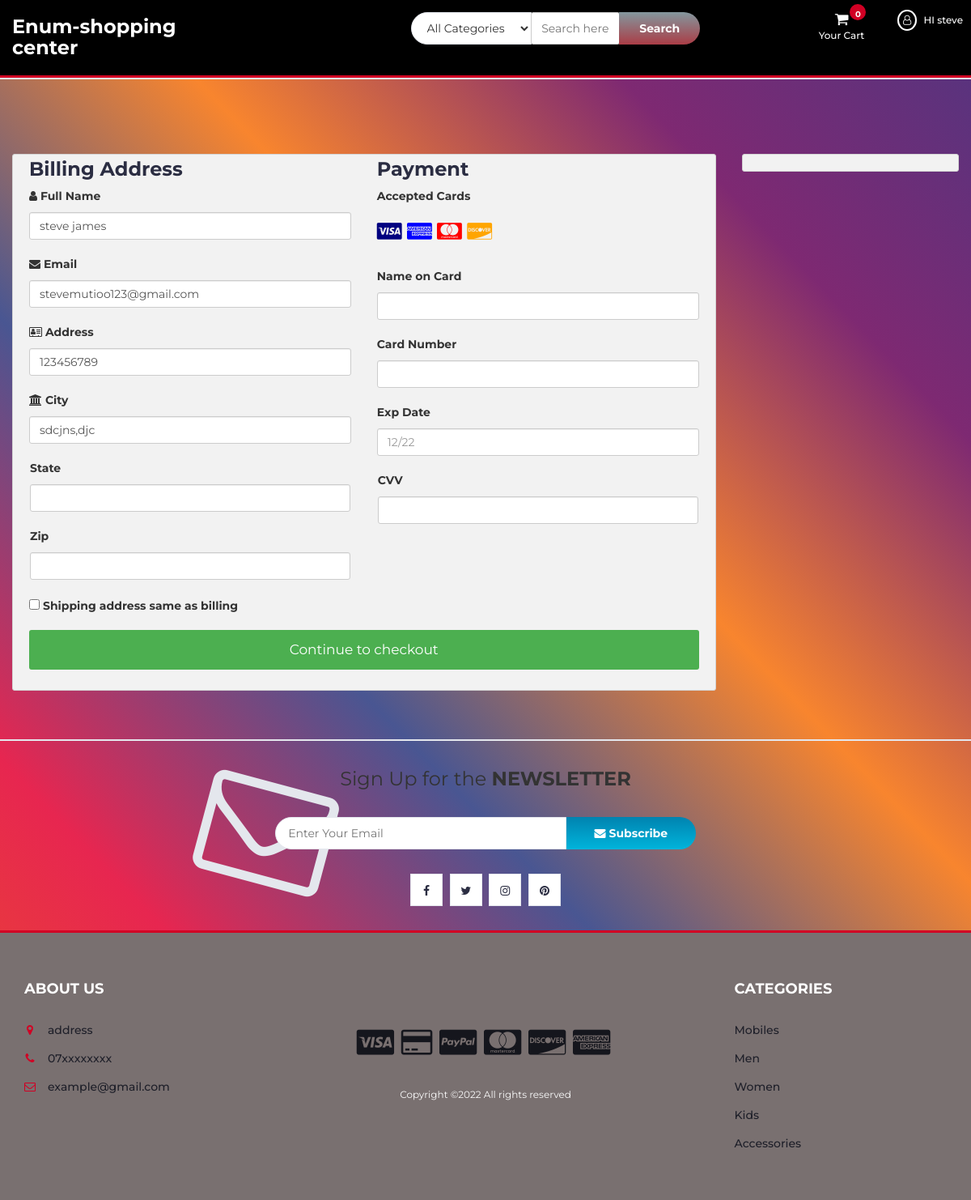
The page /checkout.php (signed in) on the database its author committed.
### tables this page shows
CREATE TABLE `user_info` (
  `user_id` int(10) NOT NULL,
  `first_name` varchar(100) NOT NULL,
  `last_name` varchar(100) NOT NULL,
  `email` varchar(300) NOT NULL,
  `password` varchar(300) NOT NULL,
  `mobile` varchar(10) NOT NULL,
  `address1` varchar(300) NOT NULL,
  `address2` varchar(11) NOT NULL
);

### checkout.php (the view, shortened to what this page needs)
<?php
include "db.php";
include "header.php";
?>
<section class="section">
	<div class="container-fluid">
		<div class="row-checkout">
		<?php
		if(isset($_SESSION["uid"])){
			$sql = "SELECT * FROM user_info WHERE user_id='$_SESSION[uid]'";
			$query = mysqli_query($con,$sql);
			$row=mysqli_fetch_array($query);
		echo'
			<div class="col-75">
				<div class="container-checkout">
				<form id="checkout_form" action="checkout_process.php" method="POST" class="was-validated">
					<div class="row-checkout">
					<div class="col-50">
						<h3>Billing Address</h3>
						<label for="fname"><i class="fa fa-user" ></i> Full Name</label>
						<input type="text" id="fname" class="form-control" name="firstname" pattern="^[a-zA-Z ]+$"  value="'.$row["first_name"].' '.$row["last_name"].'">
						<label for="email"><i class="fa fa-envelope"></i> Email</label>
						<input type="text" id="email" name="email" class="form-control" pattern="^[_a-z0-9-]+(\.[_a-z0-9-]+)*@[a-z0-9]+(\.[a-z]{2,4})$" value="'.$row["email"].'" required>
						<label for="adr"><i class="fa fa-address-card-o"></i> Address</label>
						<input type="text" id="adr" name="address" class="form-control" value="'.$row["address1"].'" required>
						<label for="city"><i class="fa fa-institution"></i> City</label>
						<input type="text" id="city" name="city" class="form-control" value="'.$row["address2"].'" pattern="^[a-zA-Z ]+$" required>
						<div class="row">
						<div class="col-50">
							<label for="state">State</label>
							<input type="text" id="state" name="state" class="form-control" pattern="^[a-zA-Z ]+$" required>
						</div>
						<div class="col-50">
							<label for="zip">Zip</label>
							<input type="text" id="zip" name="zip" class="form-control" pattern="^[0-9]{6}(?:-[0-9]{4})?$" required>
						</div>
						</div>
					</div>
					<div class="col-50">
						<h3>Payment</h3>
						<label for="fname">Accepted Cards</label>
						<div class="icon-container">
						<i class="fa fa-cc-visa" style="color:navy;"></i>
						<i class="fa fa-cc-amex" style="color:blue;"></i>
						<i class="fa fa-cc-mastercard" style="color:red;"></i>
						<i class="fa fa-cc-discover" style="color:orange;"></i>
						</div>
						<label for="cname">Name on Card</label>
						<input type="text" id="cname" name="cardname" class="form-control" pattern="^[a-zA-Z ]+$" required>
						<div class="form-group" id="card-number-field">
                        <label for="cardNumber">Card Number</label>
                        <input type="text" class="form-control" id="cardNumber" name="cardNumber" required>
                    </div>
						<label for="expdate">Exp Date</label>
						<input type="text" id="expdate" name="expdate" class="form-control" pattern="^((0[1-9])|(1[0-2]))\/(\d{2})$" placeholder="12/22"required>
						<div class="row">
						<div class="col-50">
							<div class="form-group CVV">
								<label for="cvv">CVV</label>
								<input type="text" class="form-control" name="cvv" id="cvv" required>
						</div>
						</div>
					</div>
					</div>
					</div>
					<label><input type="CHECKBOX" name="q" class="roomselect" value="conform" required> Shipping address same as billing
					</label>';
					$total=0;
					$total_count=$_POST['total_count'];
				echo'
				<input type="hidden" name="total_count" value="'.$total_count.'">
					<input type="hidden" name="total_price" value="'.$total.'">
					<input type="submit" id="submit" value="Continue to checkout" class="checkout-btn">
				</form>
				</div>
			</div>
			';
		}else{
			echo"<script>window.location.href = 'cart.php'</script>";
		}
		?>
			<div class="col-25">
				<div class="container-checkout">
				</div>
			</div>
		</div>
	</div>
</section>
		<div id="newsletter" class="section">
			<div class="container">
				<div class="row">
					<div class="col-md-12">
						<div class="newsletter">
							<p>Sign Up for the <strong>NEWSLETTER</strong></p>
							<form >
								<input class="input" type="email" placeholder="Enter Your Email">
								<button class="newsletter-btn"><i class="fa fa-envelope"></i> Subscribe</button>
							</form>
							<ul class="newsletter-follow">
								<li>
									<a href="#"><i class="fa fa-facebook"></i></a>
								</li>
								<li>
									<a href="#"><i class="fa fa-twitter"></i></a>
								</li>
								<li>
									<a href="#"><i class="fa fa-instagram"></i></a>
								</li>
								<li>
									<a href="#"><i class="fa fa-pinterest"></i></a>
								</li>
							</ul>
						</div>
					</div>
				</div>
			</div>
		</div>
<?php
include "footer.php";
?>

### header.php (shortened to what this page needs)
<!DOCTYPE html>
<html lang="en">
	<head>
		<link type="text/css" rel="stylesheet" href="css/bootstrap.min.css"/>
		<link type="text/css" rel="stylesheet" href="css/slick.css"/>
		<link type="text/css" rel="stylesheet" href="css/slick-theme.css"/>
		<link type="text/css" rel="stylesheet" href="css/nouislider.min.css"/>
		<link rel="stylesheet" href="css/font-awesome.min.css">
		<link type="text/css" rel="stylesheet" href="css/style.css"/>
		<link type="text/css" rel="stylesheet" href="css/accountbtn.css"/>
    </head>
	<body>
		<div style="position:fixed;width:100%;z-index:999;">
		<header >
			<div id="top-header" style="background:black;">
				<div class="container" style="display:flex; width:100%;" >
			<h3  id="logo_log" style="color:white; font-weight:700;width:27%;margin-top:10px;">Enum-shopping center</h3>
			<div class="col-md-3 clearfix">
						</div>
				<div class="col-md-6">
							<div class="header-search">
								<form>
									<select class="input-select">
										<option value="0">All Categories</option>
									</select>
									<input class="input" id="search" type="text" placeholder="Search here">
									<button type="submit" id="search_btn" class="search-btn">Search</button>
								</form>
							</div>
						</div>
						<div class="col-md-3 clearfix">
							<div class="header-ctn">
								<div class="dropdown">
									<a class="dropdown-toggle" data-toggle="dropdown" aria-expanded="true">
										<i class="fa fa-shopping-cart"></i>
										<span>Your Cart</span>
										<div class="badge qty">0</div>
									</a>
									</div>
							</div>
						</div>
					<ul class="header-links pull-right" style="position:absolute;right:10px;top:12px;">
						<li><?php
                             include "db.php";
                            if(isset($_SESSION["uid"]) && $_SESSION['type']=='user'){
                                $sql = "SELECT first_name FROM user_info WHERE user_id='$_SESSION[uid]'";
                                $query = mysqli_query($con,$sql);
                                $row=mysqli_fetch_array($query);
                                echo '
                               <div class="dropdownn">
                                  <a href="#" class="dropdownn" data-toggle="modal" data-target="#myModal" ><i class="fa fa-user-o" style="color:white;border:2px solid white;padding:5px;border-radius:50%;"></i> HI '.$row["first_name"].'</a>
                                  <div class="dropdownn-content">
                                    <a href="" data-toggle="modal" data-target="#profile"><i class="fa fa-user-circle" aria-hidden="true" ></i>My Profile</a>
                                    <a href="logout.php"  ><i class="fa fa-sign-in" aria-hidden="true"></i>Log out</a>
                                  </div>
                                </div>';
                            }
                                             ?>
                                </li>
					</ul>
				</div>
			</div>
		</header>
		<nav id='navigation' >
		</nav>
		</div>
		<br><br><br><br><br><br><br><br>

### css/style.css (style rules this page uses)
body { font-family: 'Montserrat', sans-serif; font-weight: 400; background-image: linear-gradient(-134deg, #523580 0%, #7e2972 20%, #F8852E 40%, #495692 60%, #e72650 80%, #EA4D2C 100%); }
h1, h2, h3, h4, h5, h6 { color: #2B2D42; font-weight: 700; margin: 0 0 10px; }
a { color: #2B2D42; font-weight: 500; -webkit-transition: 0.2s color; transition: 0.2s color; }
ul, ol { margin: 0; padding: 0; list-style: none }
.input { height: 40px; padding: 0px 15px; border: 1px solid #E4E7ED; background-color: #FFF; width: 100%; }
.input-select { padding: 0px 15px; background: #FFF; border: 1px solid #E4E7ED; height: 40px; }
.section { padding-top: 30px; padding-bottom: 30px; }
#top-header { padding-top: 10px; padding-bottom: 10px; background-color: #27282c; }
.header-links li { display: inline-block; margin-right: 15px; font-size: 12px; }
.header-links li:last-child { margin-right: 0px; }
.header-links li a { color: #FFF; }
.header-links li i { color: #D10024; margin-right: 5px; }
.header-search { padding: 5px 0px; }
.header-search form { position: relative; }
.header-search form .input-select { margin-right: -4px; border-radius: 40px 0px 0px 40px; }
.header-search form .input { width: calc(100% - 320px); margin-right: -4px; }
.header-search form .search-btn { height: 40px; width: 100px; background: #00B4DB; background: -webkit-linear-gradient(to bottom, #83979e, #aa3d46); background: linear-gradient(to bottom, #83979e, #aa3d46 ); color: #FFF; font-weight: 700; border: none; border-radius: 0px 40px 40px 0px; }
.header-ctn { position:absolute; right:100px; top:5px; }
.header-ctn>div { display: inline-block; }
.header-ctn>div>a { display: block; position: relative; width: 90px; text-align: center; color: #FFF; }
.header-ctn>div>a>i { display: block; font-size: 18px; }
.header-ctn>div>a>span { font-size: 12px; }
.header-ctn>div>a>.qty { position: absolute; right: 15px; top: -10px; width: 20px; height: 20px; line-height: 20px; text-align: center; border-radius: 50%; font-size: 10px; color: #FFF; background-color: #D10024; }
#navigation { color:white; background: rgb(97, 54, 54); border-bottom: 2px solid #E4E7ED; border-top: 3px solid #D10024; }
#newsletter.section { border-top: 2px solid #E4E7ED; border-bottom: 3px solid #D10024; margin-top: 30px; }
.newsletter { text-align: center; }
.newsletter p { font-size: 24px; }
.newsletter form { position: relative; max-width: 520px; margin: 30px auto; }
.newsletter form:after { content: "\f003"; font-family: FontAwesome; position: absolute; font-size: 160px; color: #E4E7ED; top: 15px; -webkit-transform: translateY(-50%) rotate(15deg); -ms-transform: translateY(-50%) rotate(15deg); transform: translateY(-50%) rotate(15deg); z-index: -1; left: -90px; }
.newsletter form .input { width: calc(100% - 160px); margin-right: -4px; border-radius: 40px 0px 0px 40px; }
.newsletter form .newsletter-btn { width: 160px; height: 40px; font-weight: 700; background: #00B4DB; background: -webkit-linear-gradient(to bottom, #0083B0, #00B4DB); background: linear-gradient(to bottom, #0083B0, #00B4DB); color: #FFF; border: none; border-radius: 0px 40px 40px 0px; }
.newsletter .newsletter-follow { text-align: center; }
.newsletter .newsletter-follow li { display: inline-block; margin-right: 5px; }
.newsletter .newsletter-follow li:last-child { margin-right: 0px; }
.newsletter .newsletter-follow li a { position: relative; display: block; width: 40px; height: 40px; text-align: center; line-height: 40px; border: 1px solid #E4E7ED; background-color: #FFF; -webkit-transition: 0.2s all; transition: 0.2s all; }

### css/accountbtn.css (style rules this page uses)
.dropdownn { position: relative; display: inline-block; }

### header.php (style rules this page uses)
#navigation { background: #FF4E50; background: -webkit-linear-gradient(to right, #F9D423, #FF4E50); background: linear-gradient(to right, #F9D423, #FF4E50); }
#top-header { background: #870000; background: -webkit-linear-gradient(to right, #190A05, #870000); background: linear-gradient(to right, #190A05, #870000); }

### rows shown on the page
user_info: first_name "steve", firstname "steve james", email "stevemutioo123@gmail.com", address "123456789", city "sdcjns,djc"
